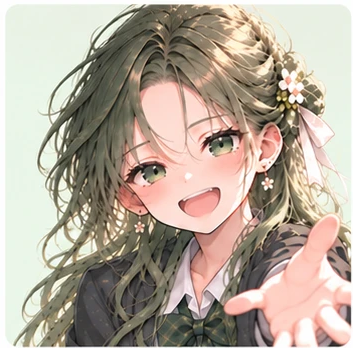
#> input picture data/assets/enfj_hanamori_yuina/expressions/01_nikkori.png, 353 x 348 px; its folder holds only this picture in this run
$ python align_variants.py
#> lines starting #> are read from the running program, lines starting #| are printed output that depends on the picture
#!/usr/bin/env python3
"""口の開閉ペアの位置を揃える。

表情集を2枚に分けて作ると、シートごとに余白の取り方が変わり、同じ表情でも
キャラの大きさや位置が少しずれる。そのまま切り替えると絵が跳ねて見えるので、
口以外の部分(額から目のあたり)が重なるよう、2枚目を拡大縮小して動かす。
"""

import sys
from pathlib import Path

import numpy as np
from PIL import Image

PROBE = 160          # 位置合わせの計算に使う縮小サイズ
TOP_REGION = 0.45    # 口が入らない上側だけで比べる


def to_probe(img: Image.Image) -> np.ndarray:
    return np.array(img.convert("L").resize((PROBE, PROBE), Image.LANCZOS)).astype(float)


def transform(img: Image.Image, scale: float, dx: int, dy: int,
              size: tuple[int, int]) -> Image.Image:
    w, h = size
    scaled = img.resize((max(1, int(w * scale)), max(1, int(h * scale))), Image.LANCZOS)
    canvas = Image.new("RGB", size, (255, 255, 255))
    canvas.paste(scaled, ((w - scaled.width) // 2 + dx, (h - scaled.height) // 2 + dy))
    return canvas


def mismatch(a_probe: np.ndarray, b_img: Image.Image, scale: float,
             dx: int, dy: int) -> float:
    moved = transform(b_img, scale, dx, dy, (PROBE, PROBE))
    diff = np.abs(a_probe - np.array(moved.convert("L")).astype(float))
    return float(diff[:int(PROBE * TOP_REGION)].mean())


def best_fit(a: Image.Image, b: Image.Image) -> tuple[float, int, int, float]:
    a_probe = to_probe(a)
    b_probe = b.convert("L").resize((PROBE, PROBE), Image.LANCZOS).convert("RGB")

    best = (1.0, 0, 0, mismatch(a_probe, b_probe, 1.0, 0, 0))
    for scale in np.arange(0.88, 1.13, 0.02):
        for dx in range(-14, 15, 2):
            for dy in range(-14, 15, 2):
                score = mismatch(a_probe, b_probe, float(scale), dx, dy)
                if score < best[3]:
                    best = (float(scale), dx, dy, score)
    return best


def main() -> int:
    for char_dir in sorted(p for p in Path("data/assets").iterdir() if p.is_dir()):
        a_dir, b_dir = char_dir / "expressions", char_dir / "expressions_b"
        if not (a_dir.is_dir() and b_dir.is_dir()):
            continue

        moved = 0
        for a_path in sorted(a_dir.glob("*.png")):
            b_path = b_dir / a_path.name
            if not b_path.exists():
                continue
            a_img = Image.open(a_path).convert("RGB")
#> a_img is the input picture: PIL image 353x348 RGB; mean R, G, B 181.3, 169, 155.3
            b_img = Image.open(b_path).convert("RGB")
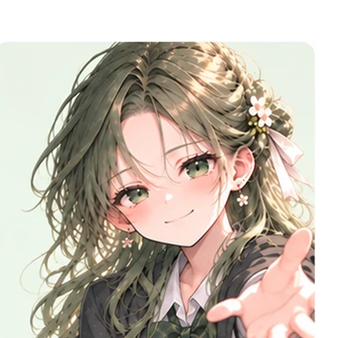
#> input picture data/assets/enfj_hanamori_yuina/expressions_b/01_nikkori.png, 344 x 338 px
#> b_img is the input picture: PIL image 344x338 RGB; mean R, G, B 196.8, 186.3, 174.4

            scale, dx, dy, _ = best_fit(a_img, b_img)
#> in to_probe, `return np.array(img.convert("L").resize((PROBE, PROBE), Image.LANCZOS)..`:
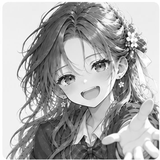
#> returned value: shape (160, 160) float64; min 7, max 255, mean 171.1
#> in transform, `canvas = Image.new("RGB", size, (255, 255, 255))`: canvas: PIL image 160x160 RGB; every value is 255
#> in mismatch, `diff = np.abs(a_probe - np.array(moved.convert("L")).astype(float))`:
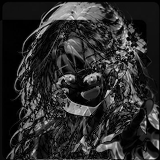
#> diff: shape (160, 160) float64; min 0, max 244, mean 44.2
#> in best_fit, `best = (1.0, 0, 0, mismatch(a_probe, b_probe, 1.0, 0, 0))`: best = (1, 0, 0, 44.14)
#> the loop in best_fit, `for scale in np.arange(0.88, 1.13, 0.02):` made 13 passes
#> pass 1, in transform (call 2), `scaled = img.resize((max(1, int(w * scale)), max(1, int(h * scale))), ..`:
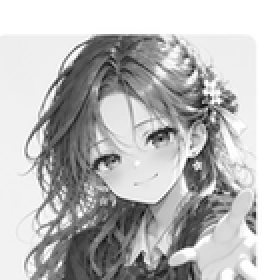
#> scaled: PIL image 140x140 RGB (shown 2 times larger); min 7, max 255, mean 188
#> pass 1, in mismatch (call 2), `diff = np.abs(a_probe - np.array(moved.convert("L")).astype(float))`:
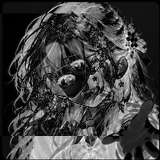
#> diff: shape (160, 160) float64; min 0, max 244, mean 65.3
#> pass 1, in mismatch (call 3), `moved = transform(b_img, scale, dx, dy, (PROBE, PROBE))`:
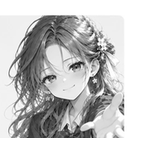
#> moved: PIL image 160x160 RGB; min 7, max 255, mean 204
            # 縮小版で測った移動量を実寸に直す
            ratio = a_img.width / PROBE
            fitted = transform(b_img.resize(a_img.size, Image.LANCZOS), scale,
                               int(round(dx * ratio)), int(round(dy * ratio)), a_img.size)
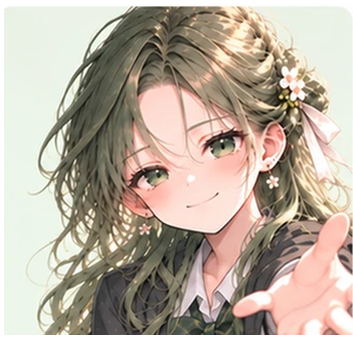
#> fitted: PIL image 353x348 RGB; mean R, G, B 187.2, 175.1, 161.3
            fitted.save(b_path)
            if abs(scale - 1.0) > 0.01 or dx or dy:
                moved += 1

        print(f"{char_dir.name}: {moved}枚を調整")
    return 0


if __name__ == "__main__":
    sys.exit(main())
#> (the program exits here)
